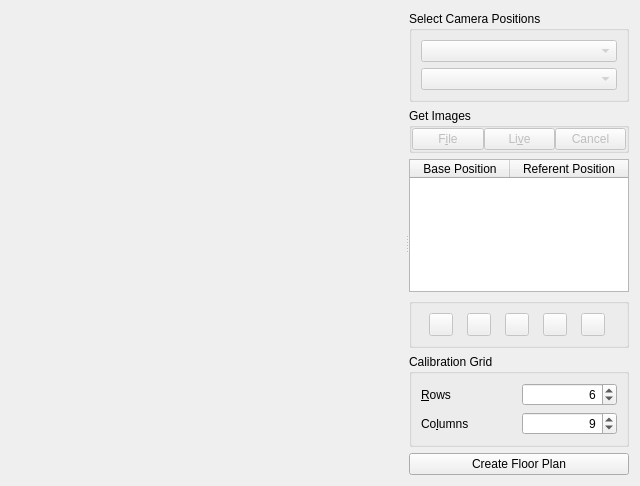
<?xml version="1.0" encoding="UTF-8"?>
<ui version="4.0">
 <class>CreateFloorPlanToolWidget</class>
 <widget class="QWidget" name="CreateFloorPlanToolWidget">
  <property name="geometry">
   <rect>
    <x>0</x>
    <y>0</y>
    <width>640</width>
    <height>486</height>
   </rect>
  </property>
  <property name="windowTitle">
   <string>Form</string>
  </property>
  <layout class="QHBoxLayout" name="horizontalLayout_99_0">
   <item>
    <widget class="QSplitter" name="splitter">
     <property name="orientation">
      <enum>Qt::Horizontal</enum>
     </property>
     <widget class="QFrame" name="frame_1">
      <property name="sizePolicy">
       <sizepolicy hsizetype="MinimumExpanding" vsizetype="MinimumExpanding">
        <horstretch>100</horstretch>
        <verstretch>100</verstretch>
       </sizepolicy>
      </property>
      <property name="minimumSize">
       <size>
        <width>160</width>
        <height>0</height>
       </size>
      </property>
      <property name="frameShape">
       <enum>QFrame::NoFrame</enum>
      </property>
      <property name="frameShadow">
       <enum>QFrame::Plain</enum>
      </property>
      <property name="lineWidth">
       <number>0</number>
      </property>
      <layout class="QHBoxLayout" name="horizontalLayout_99_1">
       <item>
        <widget class="ImageView" name="m_liveView1" native="true">
         <property name="sizePolicy">
          <sizepolicy hsizetype="MinimumExpanding" vsizetype="MinimumExpanding">
           <horstretch>100</horstretch>
           <verstretch>100</verstretch>
          </sizepolicy>
         </property>
        </widget>
       </item>
       <item>
        <widget class="ImageView" name="m_liveView2" native="true">
         <property name="sizePolicy">
          <sizepolicy hsizetype="MinimumExpanding" vsizetype="MinimumExpanding">
           <horstretch>100</horstretch>
           <verstretch>100</verstretch>
          </sizepolicy>
         </property>
        </widget>
       </item>
      </layout>
     </widget>
     <widget class="QFrame" name="frame_2">
      <property name="sizePolicy">
       <sizepolicy hsizetype="Preferred" vsizetype="Preferred">
        <horstretch>1</horstretch>
        <verstretch>0</verstretch>
       </sizepolicy>
      </property>
      <property name="minimumSize">
       <size>
        <width>220</width>
        <height>0</height>
       </size>
      </property>
      <property name="frameShape">
       <enum>QFrame::NoFrame</enum>
      </property>
      <property name="frameShadow">
       <enum>QFrame::Plain</enum>
      </property>
      <property name="lineWidth">
       <number>0</number>
      </property>
      <layout class="QVBoxLayout" name="verticalLayout">
       <property name="margin">
        <number>0</number>
       </property>
       <item>
        <widget class="QGroupBox" name="m_camPosGroup">
         <property name="title">
          <string>Select Camera Positions</string>
         </property>
         <layout class="QGridLayout" name="gridLayout_2">
          <property name="leftMargin">
           <number>9</number>
          </property>
          <property name="horizontalSpacing">
           <number>6</number>
          </property>
          <item row="2" column="0">
           <widget class="QComboBox" name="m_camera2Combo">
            <property name="enabled">
             <bool>false</bool>
            </property>
            <property name="sizePolicy">
             <sizepolicy hsizetype="MinimumExpanding" vsizetype="Fixed">
              <horstretch>100</horstretch>
              <verstretch>0</verstretch>
             </sizepolicy>
            </property>
           </widget>
          </item>
          <item row="1" column="0">
           <widget class="QComboBox" name="m_camera1Combo">
            <property name="enabled">
             <bool>false</bool>
            </property>
            <property name="sizePolicy">
             <sizepolicy hsizetype="MinimumExpanding" vsizetype="Fixed">
              <horstretch>100</horstretch>
              <verstretch>0</verstretch>
             </sizepolicy>
            </property>
           </widget>
          </item>
         </layout>
        </widget>
       </item>
       <item>
        <widget class="QGroupBox" name="m_addImageGroupBox">
         <property name="title">
          <string>Get Images</string>
         </property>
         <property name="flat">
          <bool>false</bool>
         </property>
         <layout class="QHBoxLayout" name="horizontalLayout_4">
          <property name="spacing">
           <number>0</number>
          </property>
          <property name="margin">
           <number>0</number>
          </property>
          <item>
           <widget class="QPushButton" name="m_getImageFromFileBtn">
            <property name="enabled">
             <bool>false</bool>
            </property>
            <property name="sizePolicy">
             <sizepolicy hsizetype="Preferred" vsizetype="Fixed">
              <horstretch>0</horstretch>
              <verstretch>0</verstretch>
             </sizepolicy>
            </property>
            <property name="text">
             <string>F&amp;ile</string>
            </property>
           </widget>
          </item>
          <item>
           <spacer name="horizontalSpacer_2">
            <property name="orientation">
             <enum>Qt::Horizontal</enum>
            </property>
            <property name="sizeType">
             <enum>QSizePolicy::Expanding</enum>
            </property>
            <property name="sizeHint" stdset="0">
             <size>
              <width>5</width>
              <height>20</height>
             </size>
            </property>
           </spacer>
          </item>
          <item>
           <widget class="QPushButton" name="m_captureLiveBtn">
            <property name="enabled">
             <bool>false</bool>
            </property>
            <property name="sizePolicy">
             <sizepolicy hsizetype="Preferred" vsizetype="Fixed">
              <horstretch>0</horstretch>
              <verstretch>0</verstretch>
             </sizepolicy>
            </property>
            <property name="text">
             <string>Li&amp;ve</string>
            </property>
           </widget>
          </item>
          <item>
           <spacer name="horizontalSpacer_3">
            <property name="orientation">
             <enum>Qt::Horizontal</enum>
            </property>
            <property name="sizeType">
             <enum>QSizePolicy::Expanding</enum>
            </property>
            <property name="sizeHint" stdset="0">
             <size>
              <width>5</width>
              <height>20</height>
             </size>
            </property>
           </spacer>
          </item>
          <item>
           <widget class="QPushButton" name="m_captureCancelBtn">
            <property name="enabled">
             <bool>false</bool>
            </property>
            <property name="sizePolicy">
             <sizepolicy hsizetype="Preferred" vsizetype="Fixed">
              <horstretch>0</horstretch>
              <verstretch>0</verstretch>
             </sizepolicy>
            </property>
            <property name="text">
             <string>Cancel</string>
            </property>
           </widget>
          </item>
         </layout>
        </widget>
       </item>
       <item>
        <widget class="QTableWidget" name="m_mappingsTable">
         <property name="sizePolicy">
          <sizepolicy hsizetype="Expanding" vsizetype="Expanding">
           <horstretch>0</horstretch>
           <verstretch>0</verstretch>
          </sizepolicy>
         </property>
         <property name="minimumSize">
          <size>
           <width>100</width>
           <height>0</height>
          </size>
         </property>
         <property name="editTriggers">
          <set>QAbstractItemView::NoEditTriggers</set>
         </property>
         <property name="alternatingRowColors">
          <bool>true</bool>
         </property>
         <property name="selectionMode">
          <enum>QAbstractItemView::SingleSelection</enum>
         </property>
         <property name="selectionBehavior">
          <enum>QAbstractItemView::SelectRows</enum>
         </property>
         <property name="showGrid">
          <bool>true</bool>
         </property>
         <property name="cornerButtonEnabled">
          <bool>true</bool>
         </property>
         <attribute name="horizontalHeaderStretchLastSection">
          <bool>true</bool>
         </attribute>
         <attribute name="verticalHeaderVisible">
          <bool>false</bool>
         </attribute>
         <attribute name="verticalHeaderHighlightSections">
          <bool>true</bool>
         </attribute>
         <column>
          <property name="text">
           <string>Base Position</string>
          </property>
         </column>
         <column>
          <property name="text">
           <string>Referent Position</string>
          </property>
         </column>
        </widget>
       </item>
       <item>
        <widget class="QGroupBox" name="m_toolBox">
         <property name="sizePolicy">
          <sizepolicy hsizetype="Preferred" vsizetype="Preferred">
           <horstretch>1</horstretch>
           <verstretch>0</verstretch>
          </sizepolicy>
         </property>
         <property name="title">
          <string/>
         </property>
         <layout class="QHBoxLayout" name="toolLayout">
          <item>
           <widget class="QToolButton" name="btnRotate">
            <property name="enabled">
             <bool>false</bool>
            </property>
            <property name="toolTip">
             <string>Rotate referent</string>
            </property>
            <property name="text">
             <string/>
            </property>
            <property name="icon">
             <iconset resource="../../res/resources.qrc">
              <normaloff>:/flip.png</normaloff>:/flip.png</iconset>
            </property>
           </widget>
          </item>
          <item>
           <widget class="QToolButton" name="btnMatch">
            <property name="enabled">
             <bool>false</bool>
            </property>
            <property name="toolTip">
             <string>Match image pair</string>
            </property>
            <property name="text">
             <string/>
            </property>
            <property name="icon">
             <iconset resource="../../res/resources.qrc">
              <normaloff>:/match.png</normaloff>:/match.png</iconset>
            </property>
           </widget>
          </item>
          <item>
           <widget class="QToolButton" name="btnStitch">
            <property name="enabled">
             <bool>false</bool>
            </property>
            <property name="toolTip">
             <string>Stitch image pair</string>
            </property>
            <property name="text">
             <string/>
            </property>
            <property name="icon">
             <iconset resource="../../res/resources.qrc">
              <normaloff>:/stitch.png</normaloff>:/stitch.png</iconset>
            </property>
           </widget>
          </item>
          <item>
           <widget class="QToolButton" name="btnSave">
            <property name="enabled">
             <bool>false</bool>
            </property>
            <property name="toolTip">
             <string>Save mapping</string>
            </property>
            <property name="text">
             <string/>
            </property>
            <property name="icon">
             <iconset resource="../../res/resources.qrc">
              <normaloff>:/apply.png</normaloff>:/apply.png</iconset>
            </property>
           </widget>
          </item>
          <item>
           <widget class="QToolButton" name="btnCancel">
            <property name="enabled">
             <bool>false</bool>
            </property>
            <property name="toolTip">
             <string>Cancel edits</string>
            </property>
            <property name="text">
             <string/>
            </property>
            <property name="icon">
             <iconset resource="../../res/resources.qrc">
              <normaloff>:/clear.png</normaloff>:/clear.png</iconset>
            </property>
           </widget>
          </item>
         </layout>
        </widget>
       </item>
       <item>
        <widget class="QGroupBox" name="groupBox">
         <property name="title">
          <string>Calibration Grid</string>
         </property>
         <layout class="QGridLayout" name="gridLayout">
          <property name="leftMargin">
           <number>9</number>
          </property>
          <property name="horizontalSpacing">
           <number>6</number>
          </property>
          <item row="0" column="0">
           <widget class="QLabel" name="label_3">
            <property name="text">
             <string>&amp;Rows</string>
            </property>
            <property name="buddy">
             <cstring>m_gridRowsSpinBox</cstring>
            </property>
           </widget>
          </item>
          <item row="0" column="1">
           <widget class="QSpinBox" name="m_gridRowsSpinBox">
            <property name="alignment">
             <set>Qt::AlignRight|Qt::AlignTrailing|Qt::AlignVCenter</set>
            </property>
            <property name="minimum">
             <number>3</number>
            </property>
            <property name="maximum">
             <number>999</number>
            </property>
            <property name="value">
             <number>6</number>
            </property>
           </widget>
          </item>
          <item row="1" column="0">
           <widget class="QLabel" name="label_4">
            <property name="text">
             <string>Co&amp;lumns</string>
            </property>
            <property name="buddy">
             <cstring>m_gridColumnsSpinBox</cstring>
            </property>
           </widget>
          </item>
          <item row="1" column="1">
           <widget class="QSpinBox" name="m_gridColumnsSpinBox">
            <property name="alignment">
             <set>Qt::AlignRight|Qt::AlignTrailing|Qt::AlignVCenter</set>
            </property>
            <property name="minimum">
             <number>3</number>
            </property>
            <property name="maximum">
             <number>999</number>
            </property>
            <property name="value">
             <number>9</number>
            </property>
           </widget>
          </item>
         </layout>
        </widget>
       </item>
       <item>
        <layout class="QHBoxLayout" name="horizontalLayout_99">
         <item>
          <widget class="QPushButton" name="btnCreateFloorPlan">
           <property name="enabled">
            <bool>true</bool>
           </property>
           <property name="text">
            <string>Create Floor Plan</string>
           </property>
          </widget>
         </item>
        </layout>
       </item>
      </layout>
     </widget>
    </widget>
   </item>
  </layout>
 </widget>
 <customwidgets>
  <customwidget>
   <class>ImageView</class>
   <extends>QWidget</extends>
   <header>ImageView.h</header>
   <container>1</container>
  </customwidget>
 </customwidgets>
 <resources>
  <include location="../../res/resources.qrc"/>
 </resources>
 <connections/>
</ui>
